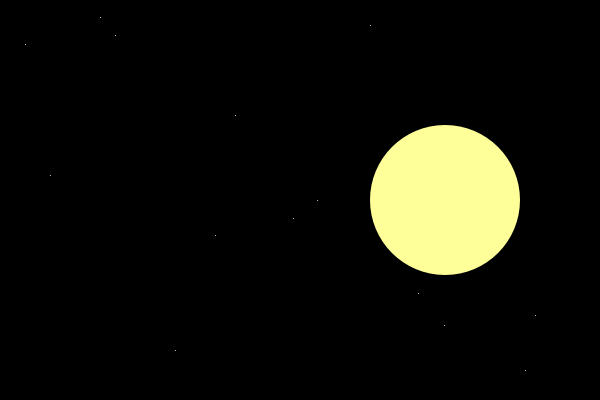
Frame 1 (no input)
Frame 60 (the mouse pressed at the canvas centre just before this capture): identical to frame 1, image omitted
Frame 120 (the mouse held since frame 60 and released just before this capture): identical to frame 1, image omitted

The Processing sketch that drew this single still picture (run headless with seeded random() and noise(); from frame 60 on, the mouse is pressed at the canvas centre):

// Processing sketch: definedFunctionsParametersAndArguments
// ── definedFunctionsParametersAndArguments.pde
/*
Demonstrates definition and use of a function with parameters and arguments. 
 
 Created by Dawn C. Hayes March 2017.
 
 Modified for Processing 3 August 2017.
 */


void setup() {
  size(600, 400);
}

void draw() {
  background(0);
  moon(445, 200, 150); // the moon shape is drawn at the arguments given.

  star(370, 25); // everytime the function is called, the code is executed with the given arguments based on the definition.
  star(50, 175);
  star(115, 35);
  star(25, 44);
  star(100, 17);
  star(215, 235);
  star(418, 293);
  star(525, 370);
  star(175, 350);
  star(235, 115);
  star(444, 325);
  star(317, 200);
  star(535, 315);
  star(293, 218);
}

// a function is defined with the keyword void 
// any name can be used as long as it is not a reserved/system word.
// it takes values or variables called parameters
// functions should be defined outside of the setup() and draw() loops.
void moon(float xloc, float yloc, float diam) {
  noStroke();
  fill(255, 255, 153);
  ellipse(xloc, yloc, diam, diam); // parameters are passed into ellipse.
}

void star(float xloc, float yloc) {
  stroke(255);
  point(xloc, yloc);
}
